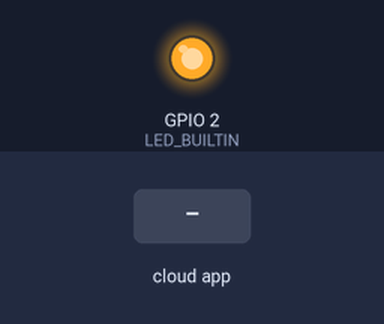
This sketch was run on a simulated ESP8266 (NodeMCU). On the bench: output pins drawn as LEDs (lit = HIGH, except the on-board LED, lit = LOW). The test bench sets the inputs (shaded band). WiFi joins after 1.5 s; servers stay silent unless stated; the Firebase database answers and starts empty; what the sketch prints to the serial monitor is not drawn.

Above: at 2.7 s.
2.8 s: the phone or cloud app sets tag to 0
At 4.0 s:
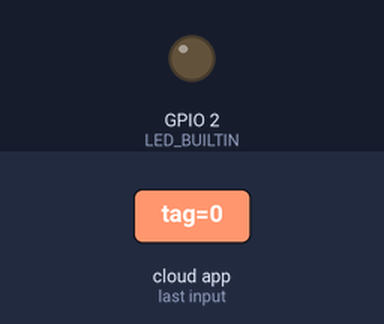
4.3 s: the phone or cloud app sets tag to 1
At 5.9 s:
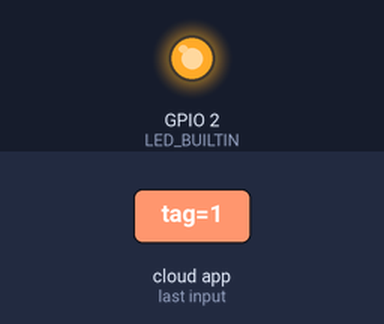
Timing chart, 0 to 7.4 s (numbered marks = the images above; inputs shaded):
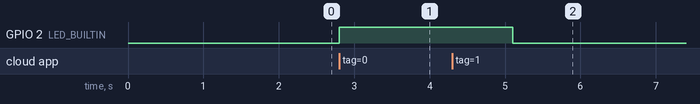

The sketch:

sketch_dec27a.ino
```cpp
#include "FirebaseESP8266.h"
#include <ESP8266WiFi.h>

#define FIREBASE_HOST "led-onoff-85211-default-rtdb.firebaseio.com"
#define FIREBASE_AUTH "gguRqgr2Vwb95DtLGXMWeDtpox3wNfuDB8fVPktG" // 데이터베이스 비밀번호
#define WIFI_SSID "ddisla01" // 연결 가능한 wifi의 ssid
#define WIFI_PASSWORD "0110024883" // wifi 비밀번호

FirebaseData firebaseData;
FirebaseJson json;

void printResult(FirebaseData &data);
void setup() // wifi 접속 과정.
{
  Serial.begin(115200);

  WiFi.begin(WIFI_SSID, WIFI_PASSWORD);
  Serial.println();
  Serial.print("Connecting to Wi-Fi");
  while (WiFi.status() != WL_CONNECTED)
  {
    Serial.print(".");
    delay(300);
  }
  Serial.println();
  Serial.print("Connected with IP: ");
  Serial.println(WiFi.localIP());
  Serial.println();

  Firebase.begin(FIREBASE_HOST, FIREBASE_AUTH);
  Firebase.reconnectWiFi(true);

  //Set the size of WiFi rx/tx buffers in the case where we want to work with large data.
  firebaseData.setBSSLBufferSize(1024, 1024);
  //Set the size of HTTP response buffers in the case where we want to work with large data.
  firebaseData.setResponseSize(1024);
  //Set database read timeout to 1 minute (max 15 minutes)
  Firebase.setReadTimeout(firebaseData, 1000 * 60);
  //tiny, small, medium, large and unlimited.
  //Size and its write timeout e.g. tiny (1s), small (10s), medium (30s) and large (60s).
  Firebase.setwriteSizeLimit(firebaseData, "tiny");

  pinMode(LED_BUILTIN, OUTPUT); // 출력 핀 잡아주기.
}

void loop()
{
  if (Firebase.getString(firebaseData, "IoT_LED/tag"))
  {
    String value = firebaseData.stringData(); // 값을 문자열로 받아와서 value에
    Serial.println(value); // 시리얼모니터에 값을 출력

    if (value == "1")
    {
      digitalWrite(LED_BUILTIN, LOW);
    }
    else if (value == "0")
    {
      digitalWrite(LED_BUILTIN, HIGH);
    }
  }
  else
  {
    Serial.println(firebaseData.errorReason()); // 에러 메시지 출력
  }
  delay(1000); // 1초마다 반복
}
```

Measured:
- after the input at 2.8 s, GPIO 2 (LED_BUILTIN): LOW → HIGH at once
- after the input at 4.3 s, GPIO 2 (LED_BUILTIN): HIGH → LOW after 0.80 s
